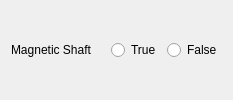
                        <widget class="QWidget" name="tab_20">
                         <attribute name="title">
                          <string>Shaft</string>
                         </attribute>
                         <layout class="QVBoxLayout" name="verticalLayout_26">
                          <item>
                           <layout class="QHBoxLayout" name="horizontalLayout_86">
                            <item>
                             <widget class="QLabel" name="label_59">
                              <property name="text">
                               <string>Magnetic Shaft    </string>
                              </property>
                             </widget>
                            </item>
                            <item>
                             <widget class="QRadioButton" name="radioButton18">
                              <property name="text">
                               <string>True</string>
                              </property>
                             </widget>
                            </item>
                            <item>
                             <widget class="QRadioButton" name="radioButton19">
                              <property name="text">
                               <string>False</string>
                              </property>
                             </widget>
                            </item>
                           </layout>
                          </item>
                         </layout>
                        </widget>
